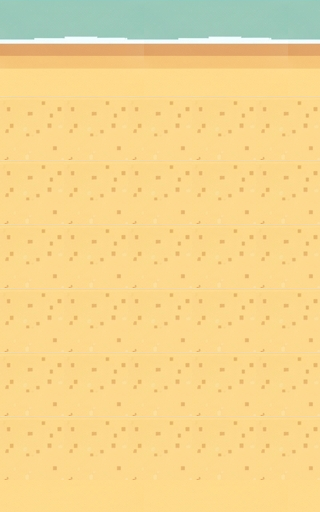

Below is a game level as drawn by its tile map, then a one-line description and the .tmx file that defines it, in full:
An orthogonal 20x32 tile map with 16x16 px tiles, 1 tile layer (Layer_0).

<map version="1.10" tiledversion="1.11.0" orientation="orthogonal" renderorder="right-down" width="20" height="32" tilewidth="16" tileheight="16" infinite="0" nextlayerid="2" nextobjectid="1">
  <tileset firstgid="1" name="spritefusion" tilewidth="16" tileheight="16" tilecount="88" columns="8">
    <image source="spritesheet.png" width="128" height="176" />
  </tileset>
  <layer id="1" name="Layer_0" width="20" height="32">
    <properties>
      <property name="collider" type="bool" value="false" />
    </properties>
    <data encoding="csv">
35,36,37,38,39,40,41,42,43,35,36,37,38,39,40,41,42,43,35,36,
44,45,46,47,48,49,50,51,52,44,45,46,47,48,49,50,51,52,44,45,
53,54,55,56,57,58,59,60,61,53,54,55,56,57,58,59,60,61,53,54,
62,63,64,65,66,67,68,69,70,62,63,64,65,66,67,68,69,70,62,63,
71,72,73,74,75,76,77,78,79,71,72,73,74,75,76,77,78,79,71,72,
80,81,82,83,84,85,86,87,88,80,81,82,83,84,85,86,87,88,80,81,
1,2,3,4,1,2,3,4,1,2,3,4,1,2,3,4,1,2,3,4,
5,6,7,8,5,6,7,8,5,6,7,8,5,6,7,8,5,6,7,8,
9,10,11,12,9,10,11,12,9,10,11,12,9,10,11,12,9,10,11,12,
13,14,15,16,13,14,15,16,13,14,15,16,13,14,15,16,13,14,15,16,
1,2,3,4,1,2,3,4,1,2,3,4,1,2,3,4,1,2,3,4,
5,6,7,8,5,6,7,8,5,6,7,8,5,6,7,8,5,6,7,8,
9,10,11,12,9,10,11,12,9,10,11,12,9,10,11,12,9,10,11,12,
13,14,15,16,13,14,15,16,13,14,15,16,13,14,15,16,13,14,15,16,
1,2,3,4,1,2,3,4,1,2,3,4,1,2,3,4,1,2,3,4,
5,6,7,8,5,6,7,8,5,6,7,8,5,6,7,8,5,6,7,8,
9,10,11,12,9,10,11,12,9,10,11,12,9,10,11,12,9,10,11,12,
13,14,15,16,13,14,15,16,13,14,15,16,13,14,15,16,13,14,15,16,
1,2,3,4,1,2,3,4,1,2,3,4,1,2,3,4,1,2,3,4,
5,6,7,8,5,6,7,8,5,6,7,8,5,6,7,8,5,6,7,8,
9,10,11,12,9,10,11,12,9,10,11,12,9,10,11,12,9,10,11,12,
13,14,15,16,13,14,15,16,13,14,15,16,13,14,15,16,13,14,15,16,
1,2,3,4,1,2,3,4,1,2,3,4,1,2,3,4,1,2,3,4,
5,6,7,8,5,6,7,8,5,6,7,8,5,6,7,8,5,6,7,8,
9,10,11,12,9,10,11,12,9,10,11,12,9,10,11,12,9,10,11,12,
13,14,15,16,13,14,15,16,13,14,15,16,13,14,15,16,13,14,15,16,
1,2,3,4,1,2,3,4,1,2,3,4,1,2,3,4,1,2,3,4,
5,6,7,8,5,6,7,8,5,6,7,8,5,6,7,8,5,6,7,8,
9,10,11,12,9,10,11,12,9,10,11,12,9,10,11,12,9,10,11,12,
13,14,15,16,13,14,15,16,13,14,15,16,13,14,15,16,13,14,15,16,
17,18,19,20,21,22,23,24,25,17,18,19,20,21,22,23,24,25,17,18,
26,27,28,29,30,31,32,33,34,26,27,28,29,30,31,32,33,34,26,27
    </data>
  </layer>
</map>
